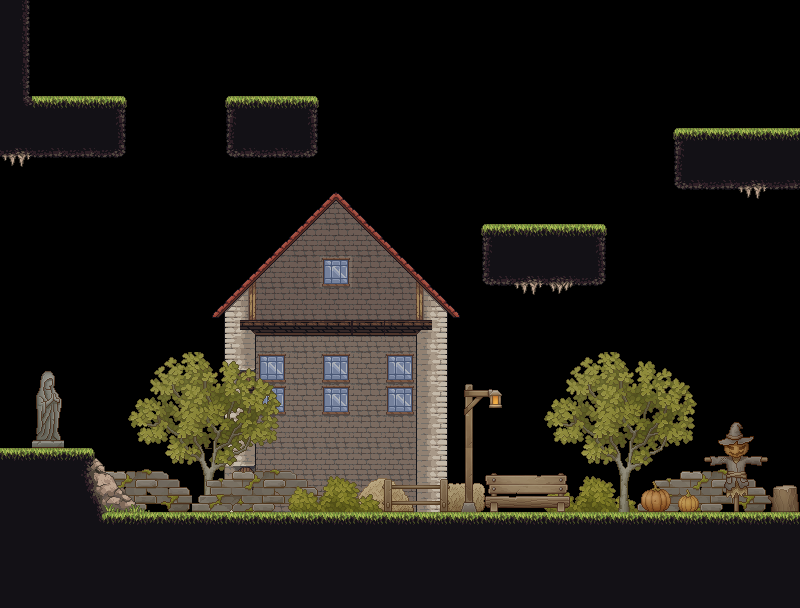

A 2D game scene composited from a Tiled map and its tileset images. What follows is a short description and the map's XML, with each tile layer's data collapsed to a summary:
An orthogonal 25x19 tile map with 32x32 px tiles, 5 tile layers (Back, Tile Layer 4, Tile Layer 2, Tile Layer 1, ...), 6 tilesets and 8 objects.

<map version="1.10" tiledversion="1.12.2" orientation="orthogonal" renderorder="right-down" width="25" height="19" tilewidth="32" tileheight="32" infinite="0" nextlayerid="11" nextobjectid="68">
 <editorsettings>
  <export target="room1.lua" format="lua" />
 </editorsettings>
 <tileset firstgid="1" name="Floor Tiles2" tilewidth="32" tileheight="32" tilecount="162" columns="9">
  <image source="../assets/tilesets/Floor Tiles2.png" width="288" height="576" />
 </tileset>
 <tileset firstgid="163" name="Other Tiles2" tilewidth="32" tileheight="32" tilecount="63" columns="9">
  <image source="../assets/tilesets/Other Tiles2.png" width="288" height="224" />
 </tileset>
 <tileset firstgid="226" name="ground" tilewidth="32" tileheight="32" tilecount="64" columns="8">
  <image source="../assets/tilesets/ground.png" width="256" height="256" />
 </tileset>
 <tileset firstgid="290" name="TX Village Props" tilewidth="32" tileheight="32" tilecount="1024" columns="32">
  <image source="../assets/tilesets/TX Village Props.png" width="1024" height="1024" />
 </tileset>
 <tileset firstgid="1314" name="TX Tileset Ground" tilewidth="32" tileheight="32" tilecount="256" columns="16">
  <image source="../assets/tilesets/TX Tileset Ground.png" width="512" height="512" />
 </tileset>
 <tileset firstgid="1570" name="House Tiles" tilewidth="32" tileheight="32" tilecount="98" columns="14">
  <image source="../assets/tilesets/House Tiles.png" width="448" height="224" />
 </tileset>
 <layer id="10" name="Back" width="25" height="19">
  <data>[475 cells, 126 non-empty, 45 distinct tile ids]</data>
 </layer>
 <layer id="9" name="Tile Layer 4" width="25" height="19">
  <data>[475 cells, 51 non-empty, 49 distinct tile ids]</data>
 </layer>
 <layer id="7" name="Tile Layer 2" width="25" height="19">
  <data>[475 cells, 39 non-empty, 25 distinct tile ids]</data>
 </layer>
 <layer id="1" name="Tile Layer 1" width="25" height="19">
  <data>[475 cells, 178 non-empty, 63 distinct tile ids]</data>
 </layer>
 <layer id="8" name="Tile Layer 3" width="25" height="19">
  <data>[475 cells, 20 non-empty, 11 distinct tile ids]</data>
 </layer>
 <objectgroup id="3" name="Collisions" visible="0">
  <object id="48" x="672" y="128" width="128" height="30" />
  <object id="49" x="225" y="95" width="93" height="33" />
  <object id="55" x="-1.33333" y="0.333333" width="33" height="127.333" />
  <object id="57" x="-0.333333" y="96" width="127.667" height="31.3333" />
  <object id="59" x="0.333333" y="448.333" width="93.6667" height="159.667" />
  <object id="60" x="-0.5" y="513" width="800" height="95" />
  <object id="64" x="255.5" y="320" width="160.5" height="31.5" />
  <object id="66" x="479.75" y="224" width="128" height="31.75" />
 </objectgroup>
</map>
